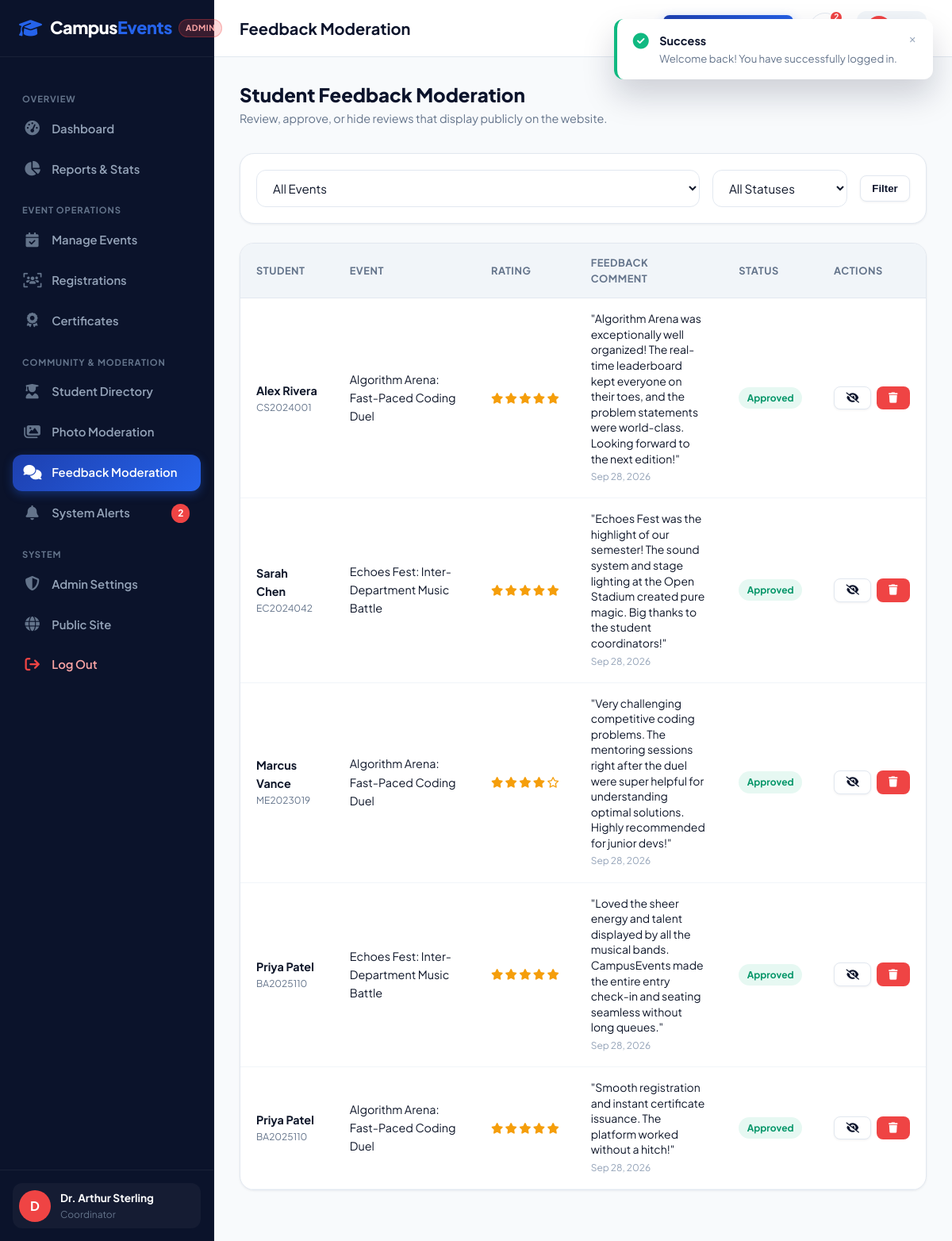
/admin/feedback.php (signed in), run on the app's committed database.
### tables this page shows
CREATE TABLE IF NOT EXISTS `feedback` (
  `id` INT AUTO_INCREMENT PRIMARY KEY,
  `event_id` INT NOT NULL,
  `student_id` INT NOT NULL,
  `rating` TINYINT NOT NULL CHECK (`rating` BETWEEN 1 AND 5),
  `comment` TEXT NOT NULL,
  `status` ENUM('pending', 'approved', 'hidden') NOT NULL DEFAULT 'approved',
  `created_at` TIMESTAMP DEFAULT CURRENT_TIMESTAMP,
  CONSTRAINT `fk_feedback_event` FOREIGN KEY (`event_id`) REFERENCES `events`(`id`) ON DELETE CASCADE,
  CONSTRAINT `fk_feedback_student` FOREIGN KEY (`student_id`) REFERENCES `students`(`id`) ON DELETE CASCADE
);

CREATE TABLE IF NOT EXISTS `students` (
  `id` INT AUTO_INCREMENT PRIMARY KEY,
  `user_id` INT NOT NULL UNIQUE,
  `student_id` VARCHAR(50) NOT NULL UNIQUE,
  `full_name` VARCHAR(150) NOT NULL,
  `phone` VARCHAR(25) NOT NULL,
  `department` VARCHAR(100) NOT NULL,
  `course` VARCHAR(100) NOT NULL,
  `semester` VARCHAR(20) NOT NULL,
  `avatar` VARCHAR(255) DEFAULT NULL,
  `created_at` TIMESTAMP DEFAULT CURRENT_TIMESTAMP,
  CONSTRAINT `fk_student_user` FOREIGN KEY (`user_id`) REFERENCES `users`(`id`) ON DELETE CASCADE
);

CREATE TABLE IF NOT EXISTS `events` (
  `id` INT AUTO_INCREMENT PRIMARY KEY,
  `title` VARCHAR(255) NOT NULL,
  `slug` VARCHAR(255) NOT NULL UNIQUE,
  `category` ENUM('Technical', 'Cultural', 'Sports', 'Arts', 'Workshop', 'Seminar', 'Competition', 'College Festival') NOT NULL,
  `description` TEXT NOT NULL,
  `rules` TEXT DEFAULT NULL,
  `eligibility` VARCHAR(255) DEFAULT 'Open to all registered university students',
  `event_date` DATE NOT NULL,
  `event_time` TIME NOT NULL,
  `venue` VARCHAR(200) NOT NULL,
  `organizer` VARCHAR(150) NOT NULL,
  `contact_info` VARCHAR(200) NOT NULL,
  `banner_image` VARCHAR(255) DEFAULT NULL,
  `max_participants` INT NOT NULL DEFAULT 100,
  `registration_deadline` DATETIME NOT NULL,
  `is_published` TINYINT(1) NOT NULL DEFAULT 1,
  `created_at` TIMESTAMP DEFAULT CURRENT_TIMESTAMP,
  INDEX `idx_event_date` (`event_date`),
  INDEX `idx_category` (`category`)
);

### includes/auth.php (called while the page is built, shortened)
<?php
function getBaseUrl(): string {
    $scriptName = $_SERVER['SCRIPT_NAME'] ?? '';
    return '/';
}
function getCurrentUser(): ?array {
    $pdo = getDBConnection();
    $userId = (int)$_SESSION['user_id'];
    $role = $_SESSION['user_role'] ?? 'student';
    if ($role === 'admin') {
        $stmt = $pdo->prepare("
            SELECT u.id as user_id, u.email, u.role, a.id as admin_id, a.full_name, a.department, a.phone
            FROM users u
            JOIN admins a ON a.user_id = u.id
            WHERE u.id = ?
        ");
    }
    $stmt->execute([$userId]);
    $user = $stmt->fetch();
    return $user ?: null;
}
function e(?string $string): string {
    return htmlspecialchars($string ?? '', ENT_QUOTES, 'UTF-8');
}
function getUnreadNotificationCount(int $userId): int {
    try {
        $pdo = getDBConnection();
        $stmt = $pdo->prepare("SELECT COUNT(*) FROM notifications WHERE user_id = ? AND is_read = 0");
        $stmt->execute([$userId]);
        return (int)$stmt->fetchColumn();
    } catch (Exception $e) {
        return 0;
    }
}

### admin/feedback.php (the view, shortened to what this page needs)
<?php
require_once __DIR__ . '/../includes/auth.php';
$pdo = getDBConnection();
$filterStatus = $_GET['status'] ?? 'all';
$sql = "
    SELECT f.*, s.full_name, s.student_id, e.title as event_title
    FROM feedback f
    JOIN students s ON s.id = f.student_id
    JOIN events e ON e.id = f.event_id
    WHERE 1=1
";
$params = [];
$sql .= " ORDER BY f.created_at DESC";
$stmt = $pdo->prepare($sql);
$stmt->execute($params);
$feedbacks = $stmt->fetchAll();
$pageTitle = 'Feedback Moderation';
require_once __DIR__ . '/../includes/header.php';
require_once __DIR__ . '/../includes/admin-sidebar.php';
?>
<div style="display: flex; justify-content: space-between; align-items: center; margin-bottom: 2rem; flex-wrap: wrap; gap: 1rem;">
  <div>
    <h2 style="font-size: 1.5rem; font-weight: 800; color: var(--primary-dark); margin-bottom: 0.25rem;">Student Feedback Moderation</h2>
    <p style="color: var(--muted); font-size: 0.9rem;">Review, approve, or hide reviews that display publicly on the website.</p>
  </div>
</div>
<div class="dash-card" style="margin-bottom: 1.5rem;">
  <div class="dash-card-body" style="padding: 1.25rem;">
    <form action="<?= $baseUrl ?>admin/feedback.php" method="GET" style="display: flex; gap: 1rem; align-items: center; flex-wrap: wrap;">
      <div style="flex: 1; min-width: 250px;">
        <select name="event_id" class="form-control" onchange="this.form.submit()">
          <option value="0">All Events</option>
        </select>
      </div>
      <div style="width: 170px;">
        <select name="status" class="form-control" onchange="this.form.submit()">
          <option value="all" <?= $filterStatus === 'all' ? 'selected' : '' ?>>All Statuses</option>
        </select>
      </div>
      <button type="submit" class="btn btn-secondary btn-sm">Filter</button>
    </form>
  </div>
</div>
<div class="dash-card">
  <div class="dash-card-body" style="padding: 0;">
    <?php if (!empty($feedbacks)): ?>
      <div class="table-responsive">
        <table class="data-table">
          <thead>
            <tr>
              <th>Student</th>
              <th>Event</th>
              <th>Rating</th>
              <th>Feedback Comment</th>
              <th>Status</th>
              <th>Actions</th>
            </tr>
          </thead>
          <tbody>
            <?php foreach ($feedbacks as $fb): ?>
              <tr>
                <td>
                  <strong><?= e($fb['full_name']) ?></strong>
                  <div style="font-size: 0.75rem; color: var(--muted);"><?= e($fb['student_id']) ?></div>
                </td>
                <td><?= e($fb['event_title']) ?></td>
                <td>
                  <div style="color: #f59e0b; font-size: 0.85rem; white-space: nowrap;">
                    <?php for ($i = 1; $i <= 5; $i++): ?>
                      <i class="fa-<?= $i <= $fb['rating'] ? 'solid' : 'regular' ?> fa-star"></i>
                    <?php endfor; ?>
                  </div>
                </td>
                <td style="max-width: 320px;">
                  <div style="font-size: 0.875rem; line-height: 1.4;">"<?= e($fb['comment']) ?>"</div>
                  <small style="color: var(--muted-light);"><?= date('M j, Y', strtotime($fb['created_at'])) ?></small>
                </td>
                <td>
                  <span class="status-pill status-<?= e($fb['status']) ?>">
                    <?= ucfirst(e($fb['status'])) ?>
                  </span>
                </td>
                <td>
                  <div class="action-buttons">
                    <?php if ($fb['status'] !== 'hidden'): ?>
                      <form action="" method="POST" style="display:inline;">
                        <button type="submit" class="btn btn-secondary btn-sm" title="Hide">
                          <i class="fa-solid fa-eye-slash"></i>
                        </button>
                      </form>
                    <?php endif; ?>
                    <form action="" method="POST" style="display:inline;" onsubmit="return confirm('Permanently delete this feedback?');">
                      <button type="submit" class="btn btn-danger btn-sm" title="Delete">
                        <i class="fa-solid fa-trash"></i>
                      </button>
                    </form>
                  </div>
                </td>
              </tr>
            <?php endforeach; ?>
          </tbody>
        </table>
      </div>
    <?php endif; ?>
  </div>
</div>
    </div>
  </div>
</div>
</body>
</html>

### includes/admin-sidebar.php (shortened to what this page needs)
<?php
require_once __DIR__ . '/auth.php';
$baseUrl = getBaseUrl();
$currentFile = basename($_SERVER['PHP_SELF']);
$admin = getCurrentUser();
$unreadCount = getUnreadNotificationCount($admin['user_id']);
?>
<div class="dashboard-layout">
  <aside class="dashboard-sidebar">
    <div class="sidebar-header">
      <a href="<?= $baseUrl ?>index.php" class="brand-logo">
        <i class="fa-solid fa-graduation-cap"></i>
        <span>Campus<span class="accent">Events</span></span>
      </a>
      <span class="sidebar-role-badge admin">Admin</span>
    </div>
    <div class="sidebar-body">
      <div class="sidebar-group-label">Overview</div>
      <ul class="sidebar-nav">
        <li>
          <a href="<?= $baseUrl ?>admin/dashboard.php" class="<?= $currentFile === 'dashboard.php' ? 'active' : '' ?>">
            <i class="fa-solid fa-gauge-high"></i>
            <span>Dashboard</span>
          </a>
        </li>
        <li>
          <a href="<?= $baseUrl ?>admin/reports.php" class="<?= $currentFile === 'reports.php' ? 'active' : '' ?>">
            <i class="fa-solid fa-chart-pie"></i>
            <span>Reports & Stats</span>
          </a>
        </li>
      </ul>
      <div class="sidebar-group-label">Event Operations</div>
      <ul class="sidebar-nav">
        <li>
          <a href="<?= $baseUrl ?>admin/events.php" class="<?= $currentFile === 'events.php' ? 'active' : '' ?>">
            <i class="fa-solid fa-calendar-check"></i>
            <span>Manage Events</span>
          </a>
        </li>
        <li>
          <a href="<?= $baseUrl ?>admin/registrations.php" class="<?= $currentFile === 'registrations.php' ? 'active' : '' ?>">
            <i class="fa-solid fa-users-viewfinder"></i>
            <span>Registrations</span>
          </a>
        </li>
        <li>
          <a href="<?= $baseUrl ?>admin/certificates.php" class="<?= $currentFile === 'certificates.php' ? 'active' : '' ?>">
            <i class="fa-solid fa-award"></i>
            <span>Certificates</span>
          </a>
        </li>
      </ul>
      <div class="sidebar-group-label">Community & Moderation</div>
      <ul class="sidebar-nav">
        <li>
          <a href="<?= $baseUrl ?>admin/students.php" class="<?= $currentFile === 'students.php' ? 'active' : '' ?>">
            <i class="fa-solid fa-user-graduate"></i>
            <span>Student Directory</span>
          </a>
        </li>
        <li>
          <a href="<?= $baseUrl ?>admin/gallery.php" class="<?= $currentFile === 'gallery.php' ? 'active' : '' ?>">
            <i class="fa-solid fa-images"></i>
            <span>Photo Moderation</span>
          </a>
        </li>
        <li>
          <a href="<?= $baseUrl ?>admin/feedback.php" class="<?= $currentFile === 'feedback.php' ? 'active' : '' ?>">
            <i class="fa-solid fa-comments"></i>
            <span>Feedback Moderation</span>
          </a>
        </li>
        <li>
          <a href="<?= $baseUrl ?>admin/notifications.php" class="<?= $currentFile === 'notifications.php' ? 'active' : '' ?>">
            <i class="fa-solid fa-bell"></i>
            <span>System Alerts</span>
            <?php if ($unreadCount > 0): ?>
              <span class="sidebar-nav-badge"><?= $unreadCount ?></span>
            <?php endif; ?>
          </a>
        </li>
      </ul>
      <div class="sidebar-group-label">System</div>
      <ul class="sidebar-nav">
        <li>
          <a href="<?= $baseUrl ?>admin/profile.php" class="<?= $currentFile === 'profile.php' ? 'active' : '' ?>">
            <i class="fa-solid fa-shield-halved"></i>
            <span>Admin Settings</span>
          </a>
        </li>
        <li>
          <a href="<?= $baseUrl ?>index.php">
            <i class="fa-solid fa-globe"></i>
            <span>Public Site</span>
          </a>
        </li>
        <li>
          <a href="<?= $baseUrl ?>auth/logout.php" style="color: #fca5a5;">
            <i class="fa-solid fa-arrow-right-from-bracket" style="color: #ef4444;"></i>
            <span>Log Out</span>
          </a>
        </li>
      </ul>
    </div>
    <div class="sidebar-footer">
      <div class="sidebar-user-card">
        <div class="sidebar-avatar" style="background: #ef4444;">
          <?= strtoupper(substr($admin['full_name'] ?? 'A', 0, 1)) ?>
        </div>
        <div class="sidebar-user-info">
          <div class="sidebar-user-name"><?= e($admin['full_name']) ?></div>
          <div class="sidebar-user-role">Coordinator</div>
        </div>
      </div>
    </div>
  </aside>
  <div class="dashboard-main">
    <header class="dashboard-topbar">
      <div class="topbar-left">
        <h1 class="topbar-title"><?= e($pageTitle ?? 'Admin Dashboard') ?></h1>
      </div>
      <div class="topbar-right">
        <a href="<?= $baseUrl ?>admin/events.php?action=create" class="btn btn-primary btn-sm">
        </a>
        <div class="topbar-action-item">
          <a href="<?= $baseUrl ?>admin/notifications.php" class="topbar-icon-btn" title="Alerts">
            <?php if ($unreadCount > 0): ?>
              <span class="topbar-badge"><?= $unreadCount ?></span>
            <?php endif; ?>
          </a>
        </div>
        <a href="<?= $baseUrl ?>admin/profile.php" class="sidebar-user-card" style="background: var(--surface-alt); text-decoration: none; padding: 0.35rem 0.75rem;">
          <div class="sidebar-avatar" style="width: 32px; height: 32px; font-size: 0.8rem; background: #ef4444;">
          </div>
          <span style="font-size: 0.85rem; font-weight: 700; color: var(--primary-dark);">
          </span>
        </a>
      </div>
    </header>
    <div class="dashboard-content">

### assets/css/style.css (style rules this page uses)
:root { --primary: #1e40af; --primary-dark: #0b132b; --primary-navy: #1c2541; --primary-light: #3b82f6; --accent: #2563eb; --accent-glow: rgba(59, 130, 246, 0.25); --bg: #f8fafc; --surface: #ffffff; --surface-alt: #f1f5f9; --glass-bg: rgba(255, 255, 255, 0.85); --glass-border: rgba(255, 255, 255, 0.3); --text: #0f172a; --text-light: #f8fafc; --muted: #64748b; --muted-light: #94a3b8; --border: #e2e8f0; --border-light: #f1f5f9; --success: #10b981; --warning: #f59e0b; --danger: #ef4444; --info: #0ea5e9; --radius-sm: 8px; --radius-md: 12px; --radius-lg: 18px; --radius-xl: 24px; --radius-full: 9999px; --shadow-sm: 0 1px 3px rgba(15, 23, 42, 0.06); --shadow-md: 0 4px 14px rgba(15, 23, 42, 0.08); --shadow-lg: 0 10px 30px rgba(15, 23, 42, 0.12); --shadow-xl: 0 20px 40px rgba(11, 19, 43, 0.18); --font-main: 'Plus Jakarta Sans', -apple-system, BlinkMacSystemFont, 'Segoe UI', Roboto, sans-serif; --transition: all 0.25s cubic-bezier(0.16, 1, 0.3, 1); }
*, *::before, *::after { box-sizing: border-box; margin: 0; padding: 0; }
html { scroll-behavior: smooth; font-size: 16px; }
body { font-family: var(--font-main); background-color: var(--bg); color: var(--text); line-height: 1.6; -webkit-font-smoothing: antialiased; min-height: 100vh; display: flex; flex-direction: column; }
a { color: var(--accent); text-decoration: none; transition: var(--transition); }
h1, h2, h3, h4, h5, h6 { color: var(--primary-dark); font-weight: 700; line-height: 1.25; }
.btn { display: inline-flex; align-items: center; justify-content: center; gap: 0.5rem; font-weight: 600; font-size: 0.95rem; padding: 0.75rem 1.6rem; border-radius: var(--radius-md); border: 1px solid transparent; cursor: pointer; transition: var(--transition); text-decoration: none; line-height: 1.2; }
.btn-primary { background: linear-gradient(135deg, var(--primary) 0%, var(--accent) 100%); color: #ffffff; box-shadow: 0 4px 14px rgba(37, 99, 235, 0.3); }
.btn-secondary { background: var(--surface); color: var(--primary-dark); border-color: var(--border); box-shadow: var(--shadow-sm); }
.btn-danger { background: var(--danger); color: #ffffff; }
.btn-sm { padding: 0.45rem 0.9rem; font-size: 0.825rem; border-radius: var(--radius-sm); }
.brand-logo { display: flex; align-items: center; gap: 0.65rem; font-size: 1.35rem; font-weight: 800; color: var(--primary-dark); letter-spacing: -0.02em; }
.brand-logo i { font-size: 1.45rem; color: var(--accent); }
.brand-logo span.accent { color: var(--accent); }
.form-control { width: 100%; padding: 0.75rem 1rem; border: 1px solid var(--border); border-radius: var(--radius-md); font-size: 0.95rem; font-family: inherit; color: var(--text); background: var(--surface); transition: var(--transition); }

### data on the page
feedback: student.full_name "Alex Rivera", student.student_id "CS2024001", event.title "Algorithm Arena: Fast-Paced Coding Duel", rating 5 (drawn), comment "Algorithm Arena was exceptionally well organized! The real-time leaderboard kept everyone on their toes, and the problem statements were world-class. Looking forward to the next edition!", created_at "Sep 28, 2026", status "Approved"
feedback: student.full_name "Sarah Chen", student.student_id "EC2024042", event.title "Echoes Fest: Inter-Department Music Battle", rating 5 (drawn), comment "Echoes Fest was the highlight of our semester! The sound system and stage lighting at the Open Stadium created pure magic. Big thanks to the student coordinators!", created_at "Sep 28, 2026", status "Approved"
feedback: student.full_name "Marcus Vance", student.student_id "ME2023019", event.title "Algorithm Arena: Fast-Paced Coding Duel", rating 4 (drawn), comment "Very challenging competitive coding problems. The mentoring sessions right after the duel were super helpful for understanding optimal solutions. Highly recommended for junior devs!", created_at "Sep 28, 2026", status "Approved"
feedback: student.full_name "Priya Patel", student.student_id "BA2025110", event.title "Echoes Fest: Inter-Department Music Battle", rating 5 (drawn), comment "Loved the sheer energy and talent displayed by all the musical bands. CampusEvents made the entire entry check-in and seating seamless without long queues.", created_at "Sep 28, 2026", status "Approved"
feedback: student.full_name "Priya Patel", student.student_id "BA2025110", event.title "Algorithm Arena: Fast-Paced Coding Duel", rating 5 (drawn), comment "Smooth registration and instant certificate issuance. The platform worked without a hitch!", created_at "Sep 28, 2026", status "Approved"

### other printed values
$unreadCount "2"
substr($admin['full_name'] ?? 'A', 0, 1) "D"
$admin['full_name'] "Dr. Arthur Sterling"
$pageTitle "Feedback Moderation"
